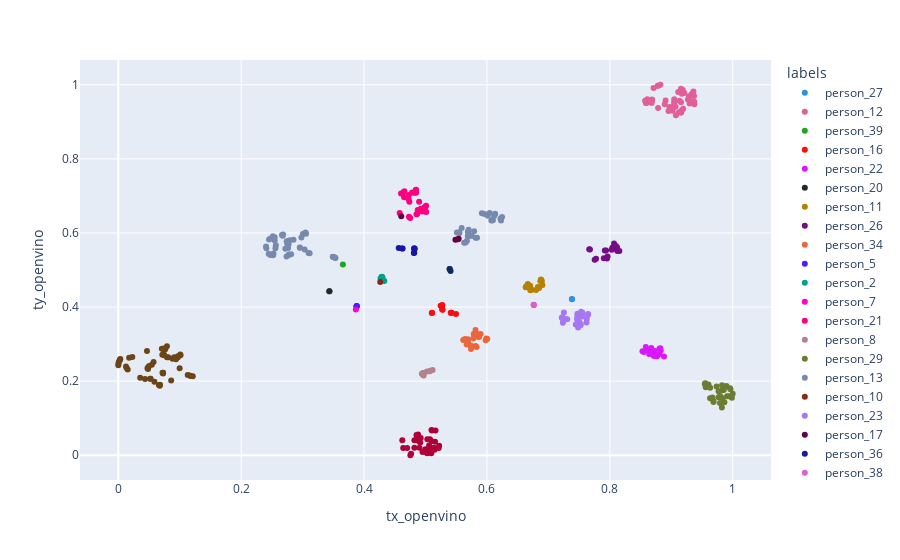

The cell this chart's notebook holds for it:
### Code cell
fig = px.scatter(df, x="tx_openvino", y="ty_openvino", color="labels", color_discrete_sequence=px.colors.qualitative.Dark24, hover_data=["index","labels", "path","alignment_error"])
fig.show()

### Figure 1 — Plotly figure (JSON) as saved in the notebook; plotly's stock layout.template omitted (floating-point values rounded to 4 significant figures; data arrays with more than 128 entries replaced by an {"elided": "..."} marker saying what was removed)
{"data": [{"customdata": [[14, "person_27", "in/person_27/943.jpg", 2.981], [35, "person_27", "in/person_27/951.jpg", 7.899]], "hovertemplate": "labels=%{customdata[1]}<br>tx_openvino=%{x}<br>ty_openvino=%{y}<br>index=%{customdata[0]}<br>path=%{customdata[2]}<br>alignment_error=%{customdata[3]}<extra></extra>", "legendgroup": "person_27", "marker": {"color": "#2E91E5", "symbol": "circle"}, "mode": "markers", "name": "person_27", "orientation": "v", "showlegend": true, "type": "scatter", "x": [0.7384, 0.7383], "xaxis": "x", "y": [0.4214, 0.4215], "yaxis": "y"}, {"customdata": {"elided": "42x4 mixed values"}, "hovertemplate": "labels=%{customdata[1]}<br>tx_openvino=%{x}<br>ty_openvino=%{y}<br>index=%{customdata[0]}<br>path=%{customdata[2]}<br>alignment_error=%{customdata[3]}<extra></extra>", "legendgroup": "person_12", "marker": {"color": "#E15F99", "symbol": "circle"}, "mode": "markers", "name": "person_12", "orientation": "v", "showlegend": true, "type": "scatter", "x": [0.9298, 0.8787, 0.8685, 0.868, 0.9131, 0.9042, 0.9376, 0.9113, 0.8575, 0.9046, 0.9049, 0.8972, 0.9161, 0.9361, 0.9076, 0.9158, 0.927, 0.9375, 0.861, 0.907, 0.8956, 0.8823, 0.9213, 0.9126, 0.8895, 0.8594, 0.9194, 0.8786, 0.933, 0.917, 0.8589, 0.9159, 0.9371, 0.8907, 0.9187, 0.8687, 0.9172, 0.9022, 0.933, 0.8712, 0.8781, 0.9286], "xaxis": "x", "y": [0.9492, 0.9971, 0.9559, 0.9509, 0.9565, 0.9435, 0.9476, 0.9807, 0.9565, 0.9519, 0.9607, 0.9397, 0.9243, 0.9818, 0.9177, 0.9893, 0.9602, 0.954, 0.9606, 0.9403, 0.9294, 1, 0.9778, 0.9255, 0.9477, 0.9509, 0.9355, 0.9376, 0.9746, 0.9304, 0.9506, 0.9525, 0.9699, 0.9576, 0.986, 0.9601, 0.9755, 0.93, 0.9557, 0.991, 0.9972, 0.9683], "yaxis": "y"}, {"customdata": [[111, "person_39", "in/person_39/1402.jpg", 5.445]], "hovertemplate": "labels=%{customdata[1]}<br>tx_openvino=%{x}<br>ty_openvino=%{y}<br>index=%{customdata[0]}<br>path=%{customdata[2]}<br>alignment_error=%{customdata[3]}<extra></extra>", "legendgroup": "person_39", "marker": {"color": "#1CA71C", "symbol": "circle"}, "mode": "markers", "name": "person_39", "orientation": "v", "showlegend": true, "type": "scatter", "x": [0.3655], "xaxis": "x", "y": [0.5151], "yaxis": "y"}, {"customdata": [[112, "person_16", "in/person_16/590.jpg", 4.348], [113, "person_16", "in/person_16/654.jpg", 6.338], [120, "person_16", "in/person_16/646.jpg", 1.409], [125, "person_16", "in/person_16/577.jpg", 1.578], [126, "person_16", "in/person_16/539.jpg", 3.548], [128, "person_16", "in/person_16/597.jpg", 3.753], [130, "person_16", "in/person_16/1055.jpg", 9.696], [132, "person_16", "in/person_16/1046.jpg", 8.43], [134, "person_16", "in/person_16/559.jpg", 1.676], [135, "person_16", "in/person_16/634.jpg", 4.475], [136, "person_16", "in/person_16/564.jpg", 2.423]], "hovertemplate": "labels=%{customdata[1]}<br>tx_openvino=%{x}<br>ty_openvino=%{y}<br>index=%{customdata[0]}<br>path=%{customdata[2]}<br>alignment_error=%{customdata[3]}<extra></extra>", "legendgroup": "person_16", "marker": {"color": "#FB0D0D", "symbol": "circle"}, "mode": "markers", "name": "person_16", "orientation": "v", "showlegend": true, "type": "scatter", "x": [0.5279, 0.5273, 0.5271, 0.541, 0.5496, 0.5272, 0.5102, 0.5109, 0.5424, 0.5246, 0.5424], "xaxis": "x", "y": [0.3924, 0.4052, 0.4014, 0.3847, 0.3809, 0.3937, 0.3841, 0.3843, 0.3844, 0.4032, 0.3841], "yaxis": "y"}, {"customdata": [[144, "person_22", "in/person_22/888.jpg", 5.907], [145, "person_22", "in/person_22/822.jpg", 9.806], [146, "person_22", "in/person_22/866.jpg", 7.965], [151, "person_22", "in/person_22/938.jpg", 7.36], [152, "person_22", "in/person_22/802.jpg", 5.914], [157, "person_22", "in/person_22/879.jpg", 7.742], [158, "person_22", "in/person_22/846.jpg", 9.115], [159, "person_22", "in/person_22/794.jpg", 4.565], [160, "person_22", "in/person_22/904.jpg", 3.36], [163, "person_22", "in/person_22/814.jpg", 6.822], [164, "person_22", "in/person_22/924.jpg", 6.612], [165, "person_22", "in/person_22/783.jpg", 4.944], [166, "person_22", "in/person_22/913.jpg", 4.574], [171, "person_22", "in/person_22/779.jpg", 3.606], [173, "person_22", "in/person_22/771.jpg", 7.112], [176, "person_22", "in/person_22/857.jpg", 8.822]], "hovertemplate": "labels=%{customdata[1]}<br>tx_openvino=%{x}<br>ty_openvino=%{y}<br>index=%{customdata[0]}<br>path=%{customdata[2]}<br>alignment_error=%{customdata[3]}<extra></extra>", "legendgroup": "person_22", "marker": {"color": "#DA16FF", "symbol": "circle"}, "mode": "markers", "name": "person_22", "orientation": "v", "showlegend": true, "type": "scatter", "x": [0.8731, 0.8641, 0.8768, 0.8532, 0.8675, 0.8808, 0.8701, 0.8821, 0.8586, 0.8652, 0.8554, 0.8829, 0.8589, 0.8807, 0.8881, 0.8719], "xaxis": "x", "y": [0.2812, 0.2736, 0.2672, 0.2806, 0.2893, 0.2732, 0.2718, 0.289, 0.2922, 0.2833, 0.2786, 0.283, 0.2844, 0.2872, 0.2664, 0.2678], "yaxis": "y"}, {"customdata": [[179, "person_20", "in/person_20/721.jpg", 8.078], [184, "person_20", "in/person_20/740.jpg", 8.915]], "hovertemplate": "labels=%{customdata[1]}<br>tx_openvino=%{x}<br>ty_openvino=%{y}<br>index=%{customdata[0]}<br>path=%{customdata[2]}<br>alignment_error=%{customdata[3]}<extra></extra>", "legendgroup": "person_20", "marker": {"color": "#222A2A", "symbol": "circle"}, "mode": "markers", "name": "person_20", "orientation": "v", "showlegend": true, "type": "scatter", "x": [0.3436, 0.3435], "xaxis": "x", "y": [0.4426, 0.4426], "yaxis": "y"}, {"customdata": [[191, "person_11", "in/person_11/484.jpg", -2.129], [192, "person_11", "in/person_11/499.jpg", 3.853], [193, "person_11", "in/person_11/490.jpg", 0.472], [194, "person_11", "in/person_11/414.jpg", 2.963], [195, "person_11", "in/person_11/428.jpg", 8.256], [196, "person_11", "in/person_11/426.jpg", 7.905], [197, "person_11", "in/person_11/417.jpg", 5.12], [198, "person_11", "in/person_11/422.jpg", 6.242], [199, "person_11", "in/person_11/431.jpg", 5.873], [200, "person_11", "in/person_11/413.jpg", 3.969], [201, "person_11", "in/person_11/477.jpg", 9.083], [202, "person_11", "in/person_11/481.jpg", 1.92], [203, "person_11", "in/person_11/496.jpg", 2.172], [204, "person_11", "in/person_11/424.jpg", 8.116], [205, "person_11", "in/person_11/404.jpg", 4.614]], "hovertemplate": "labels=%{customdata[1]}<br>tx_openvino=%{x}<br>ty_openvino=%{y}<br>index=%{customdata[0]}<br>path=%{customdata[2]}<br>alignment_error=%{customdata[3]}<extra></extra>", "legendgroup": "person_11", "marker": {"color": "#B68100", "symbol": "circle"}, "mode": "markers", "name": "person_11", "orientation": "v", "showlegend": true, "type": "scatter", "x": [0.6893, 0.6881, 0.6871, 0.68, 0.6641, 0.6631, 0.6729, 0.6706, 0.6665, 0.6829, 0.685, 0.6903, 0.6875, 0.6665, 0.6705], "xaxis": "x", "y": [0.47, 0.4743, 0.4695, 0.446, 0.4564, 0.4531, 0.4464, 0.4452, 0.462, 0.4544, 0.4514, 0.4595, 0.473, 0.4542, 0.4574], "yaxis": "y"}, {"customdata": [[206, "person_26", "in/person_26/990.jpg", 5.538], [207, "person_26", "in/person_26/1102.jpg", 9.488], [209, "person_26", "in/person_26/1078.jpg", 9.529], [211, "person_26", "in/person_26/933.jpg", 5.619], [212, "person_26", "in/person_26/920.jpg", 7.529], [215, "person_26", "in/person_26/1006.jpg", 6.002], [218, "person_26", "in/person_26/1040.jpg", 6.326], [219, "person_26", "in/person_26/886.jpg", 7.029], [220, "person_26", "in/person_26/1052.jpg", 7.472], [221, "person_26", "in/person_26/1091.jpg", 7.71], [223, "person_26", "in/person_26/1027.jpg", 4.673], [224, "person_26", "in/person_26/959.jpg", 5.081], [226, "person_26", "in/person_26/1064.jpg", 7.954], [227, "person_26", "in/person_26/875.jpg", 6.723], [231, "person_26", "in/person_26/996.jpg", 6.079], [232, "person_26", "in/person_26/978.jpg", 5.598], [233, "person_26", "in/person_26/970.jpg", 7.357]], "hovertemplate": "labels=%{customdata[1]}<br>tx_openvino=%{x}<br>ty_openvino=%{y}<br>index=%{customdata[0]}<br>path=%{customdata[2]}<br>alignment_error=%{customdata[3]}<extra></extra>", "legendgroup": "person_26", "marker": {"color": "#750D86", "symbol": "circle"}, "mode": "markers", "name": "person_26", "orientation": "v", "showlegend": true, "type": "scatter", "x": [0.8041, 0.7676, 0.7776, 0.8123, 0.8155, 0.8068, 0.7964, 0.7939, 0.7954, 0.7665, 0.7903, 0.8107, 0.7753, 0.7919, 0.8101, 0.8032, 0.8119], "xaxis": "x", "y": [0.5601, 0.5554, 0.5304, 0.5511, 0.5513, 0.5715, 0.5366, 0.5527, 0.531, 0.5561, 0.5319, 0.5565, 0.5274, 0.5527, 0.5649, 0.5548, 0.5608], "yaxis": "y"}, {"customdata": [[236, "person_34", "in/person_34/1371.jpg", 8.737], [237, "person_34", "in/person_34/1281.jpg", 4.262], [238, "person_34", "in/person_34/1359.jpg", 6.079], [239, "person_34", "in/person_34/1322.jpg", 9.196], [241, "person_34", "in/person_34/1314.jpg", 7.552], [242, "person_34", "in/person_34/1405.jpg", 9.975], [243, "person_34", "in/person_34/1334.jpg", 9.325], [244, "person_34", "in/person_34/1259.jpg", 6.397], [248, "person_34", "in/person_34/1363.jpg", 7.019], [249, "person_34", "in/person_34/1354.jpg", 5.374], [250, "person_34", "in/person_34/1266.jpg", 5.558], [251, "person_34", "in/person_34/1308.jpg", 5.399], [253, "person_34", "in/person_34/1292.jpg", 5.056], [254, "person_34", "in/person_34/1286.jpg", 3.795], [259, "person_34", "in/person_34/1349.jpg", 5.651], [260, "person_34", "in/person_34/1300.jpg", 5.42], [261, "person_34", "in/person_34/1367.jpg", 7.124], [263, "person_34", "in/person_34/1273.jpg", 4.59], [266, "person_34", "in/person_34/1338.jpg", 9.135], [267, "person_34", "in/person_34/1344.jpg", 7.184]], "hovertemplate": "labels=%{customdata[1]}<br>tx_openvino=%{x}<br>ty_openvino=%{y}<br>index=%{customdata[0]}<br>path=%{customdata[2]}<br>alignment_error=%{customdata[3]}<extra></extra>", "legendgroup": "person_34", "marker": {"color": "#EB663B", "symbol": "circle"}, "mode": "markers", "name": "person_34", "orientation": "v", "showlegend": true, "type": "scatter", "x": [0.598, 0.5736, 0.5897, 0.5782, 0.5693, 0.5814, 0.5873, 0.5832, 0.5992, 0.5844, 0.5813, 0.5643, 0.5692, 0.567, 0.5796, 0.5614, 0.6005, 0.5741, 0.5854, 0.5785], "xaxis": "x", "y": [0.3101, 0.2964, 0.3276, 0.3161, 0.3131, 0.338, 0.3191, 0.2921, 0.3149, 0.3276, 0.295, 0.314, 0.3073, 0.2988, 0.3258, 0.3109, 0.3135, 0.287, 0.32, 0.3275], "yaxis": "y"}, {"customdata": [[269, "person_5", "in/person_5/211.jpg", 8.652], [270, "person_5", "in/person_5/212.jpg", 8.952], [271, "person_5", "in/person_5/216.jpg", 8.336], [272, "person_5", "in/person_5/207.jpg", 6.993]], "hovertemplate": "labels=%{customdata[1]}<br>tx_openvino=%{x}<br>ty_openvino=%{y}<br>index=%{customdata[0]}<br>path=%{customdata[2]}<br>alignment_error=%{customdata[3]}<extra></extra>", "legendgroup": "person_5", "marker": {"color": "#511CFB", "symbol": "circle"}, "mode": "markers", "name": "person_5", "orientation": "v", "showlegend": true, "type": "scatter", "x": [0.388, 0.388, 0.3881, 0.3878], "xaxis": "x", "y": [0.4021, 0.4028, 0.4024, 0.4017], "yaxis": "y"}, {"customdata": [[275, "person_2", "in/person_2/28.jpg", 9.103], [277, "person_2", "in/person_2/32.jpg", 9.472], [278, "person_2", "in/person_2/21.jpg", 6.506], [285, "person_2", "in/person_2/23.jpg", 8.448], [295, "person_2", "in/person_2/26.jpg", 8.296], [297, "person_2", "in/person_2/22.jpg", 7.288]], "hovertemplate": "labels=%{customdata[1]}<br>tx_openvino=%{x}<br>ty_openvino=%{y}<br>index=%{customdata[0]}<br>path=%{customdata[2]}<br>alignment_error=%{customdata[3]}<extra></extra>", "legendgroup": "person_2", "marker": {"color": "#00A08B", "symbol": "circle"}, "mode": "markers", "name": "person_2", "orientation": "v", "showlegend": true, "type": "scatter", "x": [0.4269, 0.433, 0.4301, 0.4285, 0.4275, 0.4291], "xaxis": "x", "y": [0.4771, 0.4706, 0.4795, 0.4814, 0.4781, 0.4816], "yaxis": "y"}, {"customdata": [[300, "person_7", "in/person_7/245.jpg", 7.762]], "hovertemplate": "labels=%{customdata[1]}<br>tx_openvino=%{x}<br>ty_openvino=%{y}<br>index=%{customdata[0]}<br>path=%{customdata[2]}<br>alignment_error=%{customdata[3]}<extra></extra>", "legendgroup": "person_7", "marker": {"color": "#FB00D1", "symbol": "circle"}, "mode": "markers", "name": "person_7", "orientation": "v", "showlegend": true, "type": "scatter", "x": [0.3866], "xaxis": "x", "y": [0.3936], "yaxis": "y"}, {"customdata": [[317, "person_21", "in/person_21/728.jpg", 8.927], [318, "person_21", "in/person_21/910.jpg", 4.176], [319, "person_21", "in/person_21/769.jpg", 3.079], [320, "person_21", "in/person_21/817.jpg", 9.214], [321, "person_21", "in/person_21/864.jpg", 5.941], [322, "person_21", "in/person_21/834.jpg", -1.011], [323, "person_21", "in/person_21/820.jpg", 0.6153], [324, "person_21", "in/person_21/952.jpg", 4.455], [326, "person_21", "in/person_21/878.jpg", 7.097], [327, "person_21", "in/person_21/811.jpg", 0.9157], [328, "person_21", "in/person_21/891.jpg", 5.465], [329, "person_21", "in/person_21/858.jpg", 6.001], [330, "person_21", "in/person_21/764.jpg", 5.296], [331, "person_21", "in/person_21/901.jpg", 4.809], [332, "person_21", "in/person_21/936.jpg", 2.9], [333, "person_21", "in/person_21/791.jpg", 1.134], [334, "person_21", "in/person_21/963.jpg", 5.802], [335, "person_21", "in/person_21/804.jpg", 2.441], [337, "person_21", "in/person_21/777.jpg", -0.264], [338, "person_21", "in/person_21/842.jpg", 3.563], [339, "person_21", "in/person_21/785.jpg", 0.8552], [340, "person_21", "in/person_21/739.jpg", 7.731], [341, "person_21", "in/person_21/946.jpg", 3.407], [343, "person_21", "in/person_21/972.jpg", 7.056], [344, "person_21", "in/person_21/925.jpg", 4.935], [345, "person_21", "in/person_21/755.jpg", 3.611]], "hovertemplate": "labels=%{customdata[1]}<br>tx_openvino=%{x}<br>ty_openvino=%{y}<br>index=%{customdata[0]}<br>path=%{customdata[2]}<br>alignment_error=%{customdata[3]}<extra></extra>", "legendgroup": "person_21", "marker": {"color": "#FC0080", "symbol": "circle"}, "mode": "markers", "name": "person_21", "orientation": "v", "showlegend": true, "type": "scatter", "x": [0.4751, 0.4841, 0.4874, 0.4579, 0.4724, 0.501, 0.4986, 0.4658, 0.4652, 0.4989, 0.4728, 0.4737, 0.4853, 0.4846, 0.4816, 0.5011, 0.4644, 0.4993, 0.4948, 0.4896, 0.4924, 0.4731, 0.4781, 0.4601, 0.4847, 0.4867], "xaxis": "x", "y": [0.6405, 0.7156, 0.6619, 0.6539, 0.6915, 0.6731, 0.67, 0.7128, 0.6961, 0.6586, 0.7027, 0.6845, 0.6505, 0.7164, 0.7083, 0.6566, 0.7105, 0.6663, 0.6581, 0.6841, 0.6651, 0.644, 0.709, 0.7064, 0.7084, 0.6516], "yaxis": "y"}, {"customdata": [[347, "person_8", "in/person_8/265.jpg", 8.555], [349, "person_8", "in/person_8/277.jpg", 7.011], [350, "person_8", "in/person_8/252.jpg", 8.87], [351, "person_8", "in/person_8/267.jpg", 5.243], [352, "person_8", "in/person_8/270.jpg", 3.798], [355, "person_8", "in/person_8/273.jpg", 5.165], [359, "person_8", "in/person_8/262.jpg", 8.489], [360, "person_8", "in/person_8/259.jpg", 7.567], [361, "person_8", "in/person_8/255.jpg", 8.306]], "hovertemplate": "labels=%{customdata[1]}<br>tx_openvino=%{x}<br>ty_openvino=%{y}<br>index=%{customdata[0]}<br>path=%{customdata[2]}<br>alignment_error=%{customdata[3]}<extra></extra>", "legendgroup": "person_8", "marker": {"color": "#B2828D", "symbol": "circle"}, "mode": "markers", "name": "person_8", "orientation": "v", "showlegend": true, "type": "scatter", "x": [0.4963, 0.5115, 0.497, 0.5022, 0.5065, 0.5081, 0.4961, 0.494, 0.4962], "xaxis": "x", "y": [0.2215, 0.2298, 0.2154, 0.2261, 0.2269, 0.2278, 0.2222, 0.22, 0.2175], "yaxis": "y"}, {"customdata": [[362, "person_29", "in/person_29/1180.jpg", 5.453], [363, "person_29", "in/person_29/1105.jpg", 2.932], [364, "person_29", "in/person_29/1120.jpg", 2.129], [365, "person_29", "in/person_29/1033.jpg", -0.5017], [366, "person_29", "in/person_29/1043.jpg", 0.2305], [367, "person_29", "in/person_29/1227.jpg", 9.337], [368, "person_29", "in/person_29/984.jpg", 5.317], [369, "person_29", "in/person_29/939.jpg", 1.761], [370, "person_29", "in/person_29/1168.jpg", 4.191], [372, "person_29", "in/person_29/1218.jpg", 9.655], [375, "person_29", "in/person_29/1056.jpg", 1.573], [377, "person_29", "in/person_29/1023.jpg", 0.7125], [381, "person_29", "in/person_29/1132.jpg", 2.899], [383, "person_29", "in/person_29/1197.jpg", 9.398], [384, "person_29", "in/person_29/929.jpg", 0.9815], [385, "person_29", "in/person_29/1081.jpg", 4.77], [386, "person_29", "in/person_29/1093.jpg", 2.685], [387, "person_29", "in/person_29/1001.jpg", 2.565], [388, "person_29", "in/person_29/1068.jpg", 1.978], [389, "person_29", "in/person_29/975.jpg", 4.778], [390, "person_29", "in/person_29/1145.jpg", 2.827], [391, "person_29", "in/person_29/1012.jpg", 1.4], [392, "person_29", "in/person_29/991.jpg", 3.698], [393, "person_29", "in/person_29/1158.jpg", 4.073], [394, "person_29", "in/person_29/1189.jpg", 8.403], [395, "person_29", "in/person_29/955.jpg", 3.723], [397, "person_29", "in/person_29/965.jpg", 3.925], [398, "person_29", "in/person_29/1209.jpg", 9.111]], "hovertemplate": "labels=%{customdata[1]}<br>tx_openvino=%{x}<br>ty_openvino=%{y}<br>index=%{customdata[0]}<br>path=%{customdata[2]}<br>alignment_error=%{customdata[3]}<extra></extra>", "legendgroup": "person_29", "marker": {"color": "#6C7C32", "symbol": "circle"}, "mode": "markers", "name": "person_29", "orientation": "v", "showlegend": true, "type": "scatter", "x": [0.9738, 0.9819, 0.9855, 0.9908, 1, 0.9547, 0.9631, 0.9865, 0.9827, 0.9553, 0.9934, 0.9834, 0.9963, 0.9561, 0.9824, 0.9769, 0.985, 0.977, 0.9987, 0.9687, 0.9898, 0.9798, 0.967, 0.9957, 0.9633, 0.9792, 0.9688, 0.9606], "xaxis": "x", "y": [0.1855, 0.1746, 0.1764, 0.159, 0.166, 0.1926, 0.1537, 0.143, 0.1887, 0.1945, 0.159, 0.1535, 0.178, 0.1833, 0.129, 0.1726, 0.1785, 0.1568, 0.1553, 0.1464, 0.1869, 0.1591, 0.1556, 0.181, 0.1819, 0.1408, 0.1435, 0.1907], "yaxis": "y"}, {"customdata": {"elided": "71x4 mixed values"}, "hovertemplate": "labels=%{customdata[1]}<br>tx_openvino=%{x}<br>ty_openvino=%{y}<br>index=%{customdata[0]}<br>path=%{customdata[2]}<br>alignment_error=%{customdata[3]}<extra></extra>", "legendgroup": "person_13", "marker": {"color": "#778AAE", "symbol": "circle"}, "mode": "markers", "name": "person_13", "orientation": "v", "showlegend": true, "type": "scatter", "x": [0.2851, 0.2448, 0.563, 0.6134, 0.3114, 0.3004, 0.2683, 0.5697, 0.2954, 0.2546, 0.2955, 0.241, 0.6118, 0.5689, 0.2764, 0.3033, 0.551, 0.5688, 0.3534, 0.2771, 0.5589, 0.3506, 0.3047, 0.349, 0.2545, 0.2791, 0.3498, 0.6097, 0.5918, 0.2564, 0.5549, 0.3056, 0.3531, 0.2558, 0.2775, 0.6076, 0.5815, 0.5551, 0.5726, 0.3097, 0.6074, 0.252, 0.2741, 0.2764, 0.5791, 0.6246, 0.5675, 0.6221, 0.2675, 0.2453, 0.2405, 0.2476, 0.6229, 0.2516, 0.2751, 0.298, 0.2719, 0.6043, 0.2664, 0.5653, 0.596, 0.2475, 0.2784, 0.2738, 0.5749, 0.2526, 0.613, 0.6014, 0.5703, 0.5838, 0.2813], "xaxis": "x", "y": [0.5818, 0.5439, 0.5737, 0.6507, 0.5451, 0.597, 0.5961, 0.6029, 0.5604, 0.5795, 0.56, 0.5589, 0.6455, 0.6024, 0.5594, 0.5556, 0.6015, 0.5916, 0.5326, 0.5687, 0.6135, 0.5351, 0.6013, 0.5358, 0.5884, 0.58, 0.5351, 0.6339, 0.6532, 0.5671, 0.602, 0.5976, 0.5332, 0.559, 0.5418, 0.6341, 0.5868, 0.599, 0.5922, 0.5456, 0.6333, 0.5401, 0.5779, 0.5773, 0.6047, 0.643, 0.5789, 0.6382, 0.5926, 0.5822, 0.5636, 0.5851, 0.6336, 0.5914, 0.5709, 0.5876, 0.5573, 0.6536, 0.5943, 0.5744, 0.6512, 0.5403, 0.5412, 0.5364, 0.5921, 0.5445, 0.652, 0.6466, 0.6084, 0.5867, 0.5425], "yaxis": "y"}, {"customdata": [[515, "person_10", "in/person_10/940.jpg", 8.463]], "hovertemplate": "labels=%{customdata[1]}<br>tx_openvino=%{x}<br>ty_openvino=%{y}<br>index=%{customdata[0]}<br>path=%{customdata[2]}<br>alignment_error=%{customdata[3]}<extra></extra>", "legendgroup": "person_10", "marker": {"color": "#862A16", "symbol": "circle"}, "mode": "markers", "name": "person_10", "orientation": "v", "showlegend": true, "type": "scatter", "x": [0.4263], "xaxis": "x", "y": [0.4673], "yaxis": "y"}, {"customdata": [[535, "person_23", "in/person_23/934.jpg", 5.426], [536, "person_23", "in/person_23/953.jpg", 8.162], [538, "person_23", "in/person_23/867.jpg", 3.937], [540, "person_23", "in/person_23/945.jpg", 8.005], [541, "person_23", "in/person_23/912.jpg", 4.202], [545, "person_23", "in/person_23/890.jpg", 5.532], [547, "person_23", "in/person_23/1035.jpg", 8.954], [548, "person_23", "in/person_23/923.jpg", 4.55], [549, "person_23", "in/person_23/1011.jpg", 9.136], [553, "person_23", "in/person_23/971.jpg", 9.531], [555, "person_23", "in/person_23/880.jpg", 5.291], [557, "person_23", "in/person_23/1057.jpg", 9.839], [560, "person_23", "in/person_23/992.jpg", 9.0], [561, "person_23", "in/person_23/835.jpg", 6.608], [563, "person_23", "in/person_23/825.jpg", 7.501], [565, "person_23", "in/person_23/855.jpg", 4.212], [568, "person_23", "in/person_23/1002.jpg", 9.29], [571, "person_23", "in/person_23/1044.jpg", 8.531], [573, "person_23", "in/person_23/845.jpg", 3.935], [574, "person_23", "in/person_23/981.jpg", 8.186], [576, "person_23", "in/person_23/961.jpg", 8.662], [577, "person_23", "in/person_23/905.jpg", 3.414], [580, "person_23", "in/person_23/1022.jpg", 8.879]], "hovertemplate": "labels=%{customdata[1]}<br>tx_openvino=%{x}<br>ty_openvino=%{y}<br>index=%{customdata[0]}<br>path=%{customdata[2]}<br>alignment_error=%{customdata[3]}<extra></extra>", "legendgroup": "person_23", "marker": {"color": "#A777F1", "symbol": "circle"}, "mode": "markers", "name": "person_23", "orientation": "v", "showlegend": true, "type": "scatter", "x": [0.7525, 0.7501, 0.7277, 0.762, 0.7445, 0.7236, 0.7521, 0.7525, 0.7555, 0.747, 0.7306, 0.7473, 0.7646, 0.723, 0.7252, 0.7245, 0.7647, 0.755, 0.7217, 0.7624, 0.7467, 0.7483, 0.7532], "xaxis": "x", "y": [0.3543, 0.3609, 0.3679, 0.3585, 0.353, 0.3573, 0.3817, 0.3509, 0.3848, 0.374, 0.3673, 0.382, 0.3792, 0.3726, 0.3851, 0.3627, 0.381, 0.3747, 0.3714, 0.3674, 0.3666, 0.345, 0.3874], "yaxis": "y"}, {"customdata": [[582, "person_17", "in/person_17/596.jpg", 9.462], [592, "person_17", "in/person_17/603.jpg", 9.6], [596, "person_17", "in/person_17/552.jpg", 5.056], [597, "person_17", "in/person_17/588.jpg", 7.616]], "hovertemplate": "labels=%{customdata[1]}<br>tx_openvino=%{x}<br>ty_openvino=%{y}<br>index=%{customdata[0]}<br>path=%{customdata[2]}<br>alignment_error=%{customdata[3]}<extra></extra>", "legendgroup": "person_17", "marker": {"color": "#620042", "symbol": "circle"}, "mode": "markers", "name": "person_17", "orientation": "v", "showlegend": true, "type": "scatter", "x": [0.5526, 0.554, 0.4605, 0.5487], "xaxis": "x", "y": [0.5828, 0.584, 0.6451, 0.5814], "yaxis": "y"}, {"customdata": [[600, "person_36", "in/person_36/1375.jpg", 7.859], [601, "person_36", "in/person_36/1394.jpg", 9.547], [603, "person_36", "in/person_36/1410.jpg", 6.775], [605, "person_36", "in/person_36/1406.jpg", 8.98], [607, "person_36", "in/person_36/1373.jpg", 7.732], [608, "person_36", "in/person_36/1379.jpg", 5.385], [609, "person_36", "in/person_36/1388.jpg", 7.505], [610, "person_36", "in/person_36/1398.jpg", 9.234]], "hovertemplate": "labels=%{customdata[1]}<br>tx_openvino=%{x}<br>ty_openvino=%{y}<br>index=%{customdata[0]}<br>path=%{customdata[2]}<br>alignment_error=%{customdata[3]}<extra></extra>", "legendgroup": "person_36", "marker": {"color": "#1616A7", "symbol": "circle"}, "mode": "markers", "name": "person_36", "orientation": "v", "showlegend": true, "type": "scatter", "x": [0.4618, 0.4815, 0.481, 0.4817, 0.4565, 0.4628, 0.4815, 0.4825], "xaxis": "x", "y": [0.558, 0.5587, 0.546, 0.5467, 0.5596, 0.5577, 0.5573, 0.5572], "yaxis": "y"}, {"customdata": [[611, "person_38", "in/person_38/1407.jpg", 8.353], [612, "person_38", "in/person_38/1400.jpg", 8.733], [613, "person_38", "in/person_38/1411.jpg", 8.774]], "hovertemplate": "labels=%{customdata[1]}<br>tx_openvino=%{x}<br>ty_openvino=%{y}<br>index=%{customdata[0]}<br>path=%{customdata[2]}<br>alignment_error=%{customdata[3]}<extra></extra>", "legendgroup": "person_38", "marker": {"color": "#DA60CA", "symbol": "circle"}, "mode": "markers", "name": "person_38", "orientation": "v", "showlegend": true, "type": "scatter", "x": [0.6761, 0.6764, 0.6762], "xaxis": "x", "y": [0.4061, 0.4054, 0.4054], "yaxis": "y"}, {"customdata": {"elided": "52x4 mixed values"}, "hovertemplate": "labels=%{customdata[1]}<br>tx_openvino=%{x}<br>ty_openvino=%{y}<br>index=%{customdata[0]}<br>path=%{customdata[2]}<br>alignment_error=%{customdata[3]}<extra></extra>", "legendgroup": "person_0", "marker": {"color": "#6C4516", "symbol": "circle"}, "mode": "markers", "name": "person_0", "orientation": "v", "showlegend": true, "type": "scatter", "x": [0.04747, 0.04666, 0.003248, 0.07166, 0.07912, 0.1181, 0.04354, 0.1009, 0, 0.02284, 0.05014, 0.05263, 0.07271, 0.002886, 0.07294, 0.0749, 0.09701, 0.05739, 0.05882, 0.1012, 0.09985, 0.01527, 0.09707, 0.08133, 0.08821, 0.1161, 0.0136, 0.09085, 0.0007243, 0.07279, 0.002162, 0.07913, 0.113, 0.1212, 0.0002962, 0.0719, 0.04846, 0.06791, 0.07437, 0.07457, 0.01256, 0.09392, 0.06744, 0.04843, 0.07088, 0.06604, 0.07643, 0.03567, 0.05454, 0.01763, 0.05182, 0.08605], "xaxis": "x", "y": [0.235, 0.2811, 0.26, 0.2715, 0.2943, 0.214, 0.2057, 0.2722, 0.2432, 0.2654, 0.2406, 0.2067, 0.2219, 0.2587, 0.2229, 0.27, 0.2642, 0.2518, 0.1981, 0.2701, 0.2351, 0.2312, 0.2673, 0.2647, 0.2602, 0.2152, 0.2353, 0.2645, 0.2518, 0.2209, 0.2555, 0.2642, 0.2167, 0.2134, 0.2469, 0.2228, 0.2329, 0.1902, 0.2879, 0.2836, 0.2394, 0.2591, 0.1874, 0.2366, 0.2876, 0.1897, 0.2864, 0.2092, 0.2442, 0.2632, 0.2066, 0.2016], "yaxis": "y"}, {"customdata": [[827, "person_14", "in/person_14/877.jpg", 5.515], [828, "person_14", "in/person_14/474.jpg", 7.757], [829, "person_14", "in/person_14/889.jpg", 7.978]], "hovertemplate": "labels=%{customdata[1]}<br>tx_openvino=%{x}<br>ty_openvino=%{y}<br>index=%{customdata[0]}<br>path=%{customdata[2]}<br>alignment_error=%{customdata[3]}<extra></extra>", "legendgroup": "person_14", "marker": {"color": "#0D2A63", "symbol": "circle"}, "mode": "markers", "name": "person_14", "orientation": "v", "showlegend": true, "type": "scatter", "x": [0.5393, 0.5408, 0.5393], "xaxis": "x", "y": [0.5026, 0.4972, 0.503], "yaxis": "y"}, {"customdata": [[834, "person_19", "in/person_19/944.jpg", 5.242], [836, "person_19", "in/person_19/922.jpg", 7.773], [837, "person_19", "in/person_19/863.jpg", 2.135], [839, "person_19", "in/person_19/756.jpg", 6.812], [841, "person_19", "in/person_19/767.jpg", 4.117], [846, "person_19", "in/person_19/810.jpg", 5.39], [847, "person_19", "in/person_19/876.jpg", 2.873], [848, "person_19", "in/person_19/750.jpg", 7.056], [854, "person_19", "in/person_19/715.jpg", 5.562], [855, "person_19", "in/person_19/937.jpg", 4.929], [856, "person_19", "in/person_19/962.jpg", 1.488], [861, "person_19", "in/person_19/726.jpg", 5.694], [863, "person_19", "in/person_19/954.jpg", 5.461], [865, "person_19", "in/person_19/738.jpg", 5.714], [866, "person_19", "in/person_19/745.jpg", 4.975], [868, "person_19", "in/person_19/801.jpg", 6.26], [869, "person_19", "in/person_19/853.jpg", 2.556], [870, "person_19", "in/person_19/821.jpg", 3.351], [872, "person_19", "in/person_19/775.jpg", 7.343], [874, "person_19", "in/person_19/713.jpg", 6.489], [875, "person_19", "in/person_19/720.jpg", 5.696], [877, "person_19", "in/person_19/732.jpg", 6.269], [879, "person_19", "in/person_19/784.jpg", 7.165], [880, "person_19", "in/person_19/763.jpg", 7.161], [883, "person_19", "in/person_19/893.jpg", 6.918], [885, "person_19", "in/person_19/831.jpg", 3.076], [886, "person_19", "in/person_19/792.jpg", 7.233], [887, "person_19", "in/person_19/711.jpg", 9.789], [888, "person_19", "in/person_19/754.jpg", 9.722], [889, "person_19", "in/person_19/761.jpg", 4.983], [891, "person_19", "in/person_19/841.jpg", 2.667], [895, "person_19", "in/person_19/768.jpg", 7.491]], "hovertemplate": "labels=%{customdata[1]}<br>tx_openvino=%{x}<br>ty_openvino=%{y}<br>index=%{customdata[0]}<br>path=%{customdata[2]}<br>alignment_error=%{customdata[3]}<extra></extra>", "legendgroup": "person_19", "marker": {"color": "#AF0038", "symbol": "circle"}, "mode": "markers", "name": "person_19", "orientation": "v", "showlegend": true, "type": "scatter", "x": [0.4701, 0.4753, 0.5028, 0.5098, 0.5098, 0.5074, 0.4901, 0.503, 0.4921, 0.4765, 0.4622, 0.4883, 0.4637, 0.4914, 0.5072, 0.5149, 0.4996, 0.5094, 0.5222, 0.4853, 0.4864, 0.482, 0.5215, 0.5156, 0.4819, 0.5014, 0.5136, 0.4879, 0.5163, 0.5105, 0.4952, 0.5058], "xaxis": "x", "y": [0.01972, 0, 0.005608, 0.03776, 0.068, 0.01426, 0.01996, 0.04326, 0.04659, 0.004071, 0.04069, 0.03895, 0.01935, 0.03432, 0.04285, 0.015, 0.01598, 0.005183, 0.02547, 0.0544, 0.04801, 0.04016, 0.01931, 0.03661, 0.02025, 0.007208, 0.02003, 0.05611, 0.06682, 0.0666, 0.008469, 0.02638], "yaxis": "y"}], "layout": {"legend": {"title": {"text": "labels"}, "tracegroupgap": 0}, "margin": {"t": 60}, "xaxis": {"anchor": "y", "domain": [0, 1], "title": {"text": "tx_openvino"}}, "yaxis": {"anchor": "x", "domain": [0, 1], "title": {"text": "ty_openvino"}}}}
